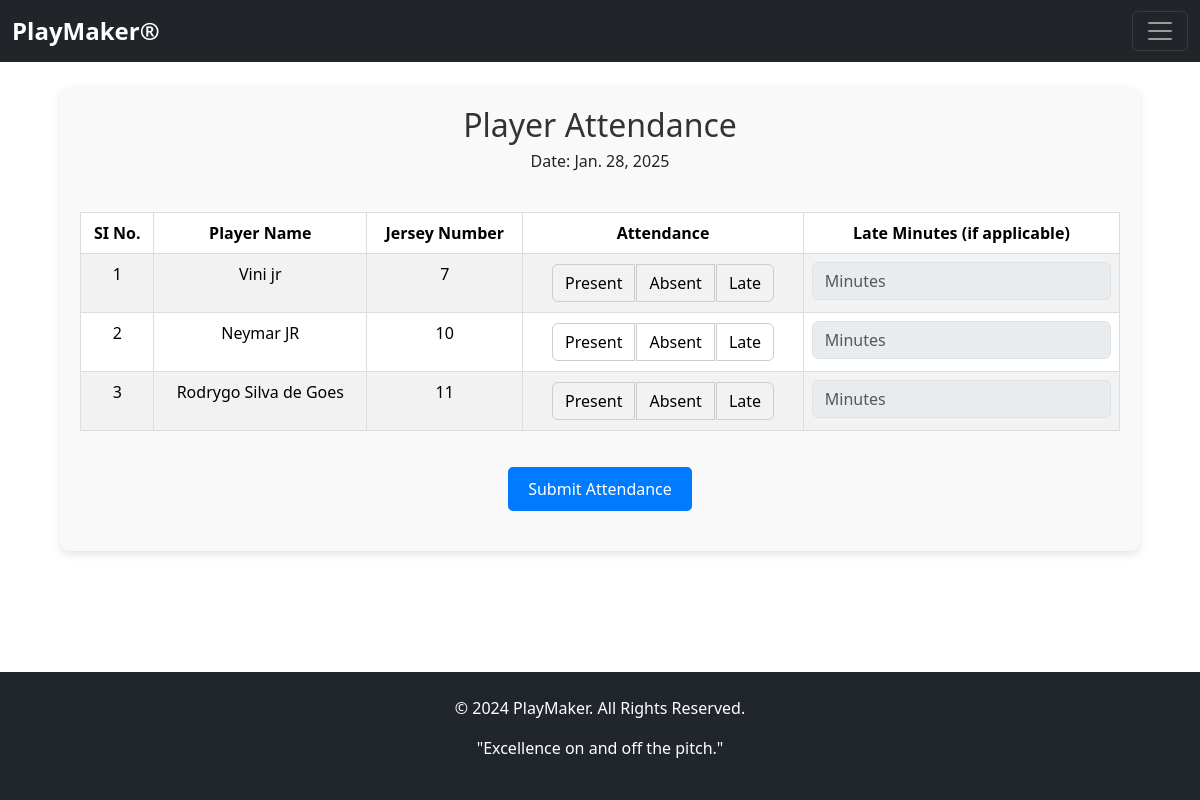
Page /take_player_attendance/ on the earlier database version.
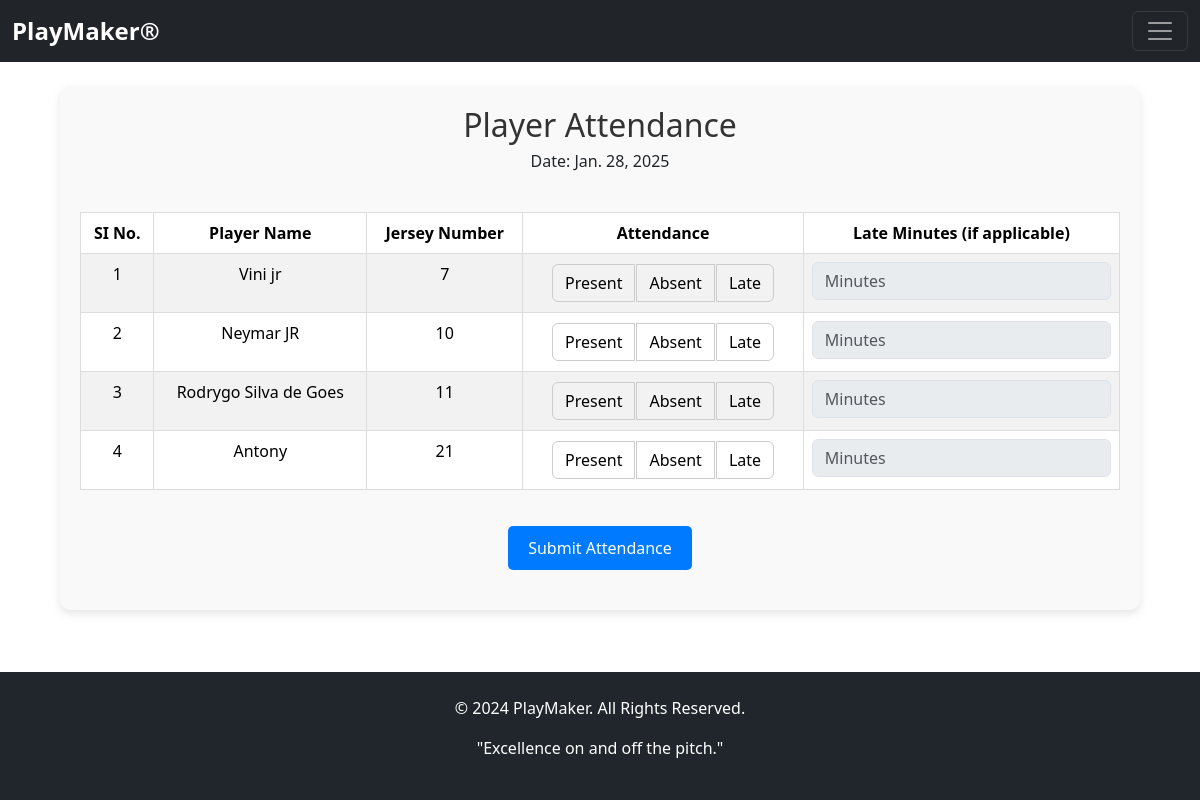
Same page on the later database version.
### app01/models.py (models this page shows, shortened)
class player(models.Model):
    full_name=models.CharField(max_length=200)
    profile_photo=models.ImageField(upload_to='plyrprof')
    contact=models.CharField(max_length=200)
    gender=models.CharField(max_length=200)
    dob=models.CharField(max_length=200)
    email=models.CharField(max_length=200)
    guardian_name=models.CharField(max_length=200)
    address=models.CharField(max_length=200)
    jersey_number=models.CharField(max_length=200)
    position=models.CharField(max_length=200)
    password=models.CharField(max_length=200)

### app01/views.py (the view, shortened to what this page needs)
# urls.py: path('take_player_attendance/',views.take_player_attendance,name='take_player_attendance'),
def take_player_attendance(request):
    today_date = date.today()
    players = player.objects.all()
    return render(request, 'take_player_attendance.html', {'players': players, 'today_date': today_date})

### templates/take_player_attendance.html (shortened to what this page needs)
{% extends 'base.html' %}
{% load static %}
{% block content %}
<link rel="stylesheet" href="{% static 'styles/take_player_attend.css' %}">
<div class="attendance-container">
    <div class="attendance-header">
        <h1>Player Attendance</h1>
        <h6>Date: {{ today_date }}</h6>
    </div>
    <form method="POST" action="{% url 'take_player_attendance' %}">
        <div class="table-container">
            <table class="table table-striped">
                <thead>
                    <tr>
                        <th>SI No.</th>
                        <th>Player Name</th>
                        <th>Jersey Number</th>
                        <th>Attendance</th>
                        <th>Late Minutes (if applicable)</th>
                    </tr>
                </thead>
                <tbody>
                    {% for player in players %}
                    <tr>
                        <td>{{ forloop.counter }}</td>
                        <td>{{ player.full_name }}</td>
                        <td>{{ player.jersey_number }}</td>
                        <td>
                            <div class="btn-group" role="group" aria-label="Attendance">
                                <label class="btn btn-outline-success" for="present_{{ player.id }}">Present</label>
                                <label class="btn btn-outline-danger" for="absent_{{ player.id }}">Absent</label>
                                <label class="btn btn-outline-warning" for="late_{{ player.id }}">Late</label>
                            </div>
                        </td>
                        <td>
                            <input type="number" name="late_minutes_{{ player.id }}" class="form-control" placeholder="Minutes" disabled id="late_minutes_{{ player.id }}">
                        </td>
                    </tr>
                    {% endfor %}
                </tbody>
            </table>
        </div>
        <button type="submit">Submit Attendance</button>
    </form>
</div>
{% endblock %}

Differences in the rows shown:
added player: full_name "Antony", jersey_number "21"
